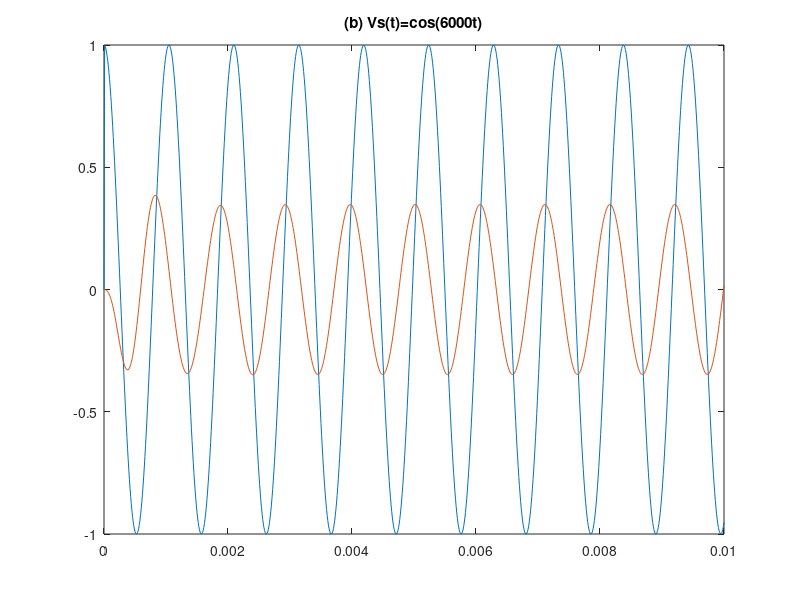
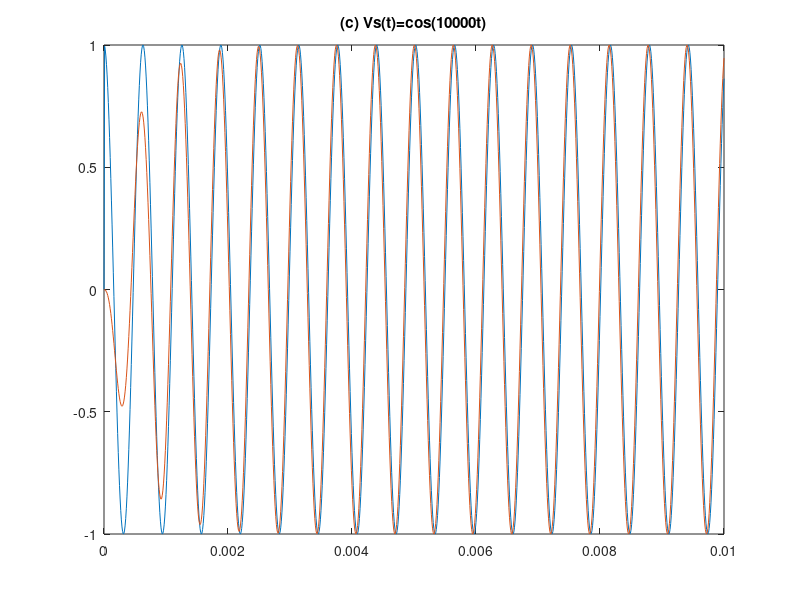
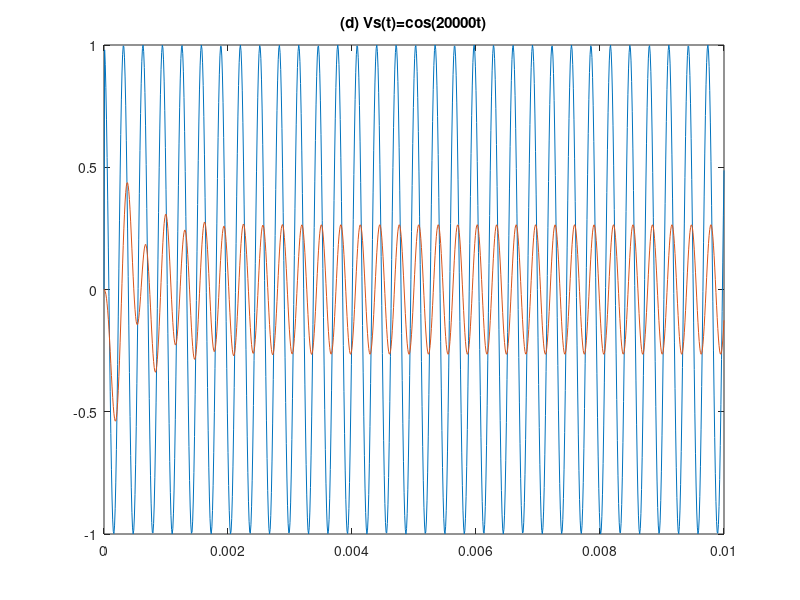

Source code (MATLAB) for these figures, in order:
%apply the formula proven by thr previous subquestion
%(b)
clear all;
L=2*10^-3;
R=8;
C=5*10^-6;
I(1)=0;
DI(1)=0;
dt=0.00001;
Vs(1)=0;

for t=1:1:1000   
    Vs1(t)=(cos(6000.*(t.*dt+dt))-cos(6000.*t.*dt))./dt;
    
    DI(t+1)=DI(t)+((Vs1(t)-R.*DI(t)-I(t)./C)./L).*dt;
    I(t+1)=I(t)+DI(t+1)*dt;

    Vr(t+1)=R.*I(t+1);
    
    Vs(t+1)=cos(6000.*t*dt);
end

tt=0:dt:0.01;
figure(1);
plot(tt,Vs,tt,Vr);
title('(b) Vs(t)=cos(6000t)');
hold on;

%(c)
clear all;
L=2*10^-3;
R=8;
C=5*10^-6;
I(1)=0;
DI(1)=0;
dt=0.00001;
Vs(1)=0;

for t=1:1:1000   
    Vs1(t)=(cos(10000.*(t.*dt+dt))-cos(10000.*t.*dt))./dt;
    
    DI(t+1)=DI(t)+((Vs1(t)-R.*DI(t)-I(t)./C)./L).*dt;
    I(t+1)=I(t)+DI(t+1)*dt;

    Vr(t+1)=R.*I(t+1);
    
    Vs(t+1)=cos(10000.*t*dt);
end

tt=0:dt:0.01;
figure(2);
plot(tt,Vs,tt,Vr);
title('(c) Vs(t)=cos(10000t)');
hold on;

%(d)
clear all;
L=2*10^-3;
R=8;
C=5*10^-6;
I(1)=0;
DI(1)=0;
dt=0.00001;
Vs(1)=0;

for t=1:1:1000   
    Vs1(t)=(cos(20000.*(t.*dt+dt))-cos(20000.*t.*dt))./dt;
    
    DI(t+1)=DI(t)+((Vs1(t)-R.*DI(t)-I(t)./C)./L).*dt;
    I(t+1)=I(t)+DI(t+1)*dt;

    Vr(t+1)=R.*I(t+1);
    
    Vs(t+1)=cos(20000.*t*dt);
end

tt=0:dt:0.01;
figure(3);
plot(tt,Vs,tt,Vr);
title('(d) Vs(t)=cos(20000t)');
hold on;